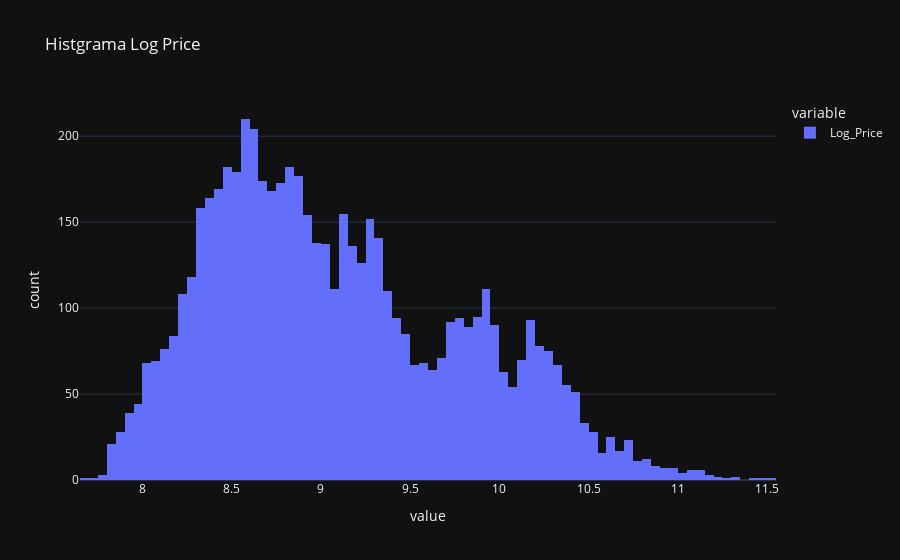

The code cell stored with this chart in its notebook:
### Code cell
data_copy = data.copy()
data_copy['Log_Price'] = np.log(data['Price'])
fig = px.histogram(data_copy, x=["Log_Price"], title = 'Histgrama Log Price', template = 'plotly_dark')
fig.show()

### Figure 1 — Plotly figure (JSON) as saved in the notebook; plotly's stock layout.template omitted (floating-point values rounded to 4 significant figures; data arrays with more than 128 entries replaced by an {"elided": "..."} marker saying what was removed)
{"data": [{"alignmentgroup": "True", "bingroup": "x", "hovertemplate": "variable=Log_Price<br>value=%{x}<br>count=%{y}<extra></extra>", "legendgroup": "Log_Price", "marker": {"color": "#636efa", "pattern": {"shape": ""}}, "name": "Log_Price", "offsetgroup": "Log_Price", "orientation": "v", "showlegend": true, "type": "histogram", "x": {"elided": "6000 float values"}, "xaxis": "x", "yaxis": "y"}], "layout": {"barmode": "relative", "legend": {"title": {"text": "variable"}, "tracegroupgap": 0}, "title": {"text": "Histgrama Log Price"}, "xaxis": {"anchor": "y", "domain": [0, 1], "title": {"text": "value"}}, "yaxis": {"anchor": "x", "domain": [0, 1], "title": {"text": "count"}}}}
